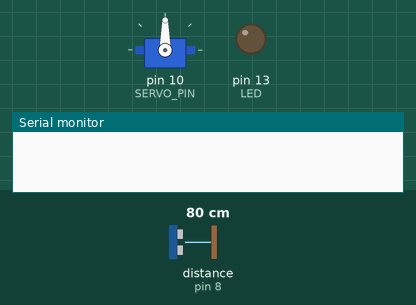
Recording of a sketch running on a simulated Arduino Uno, built with avr-gcc and run on an emulated ATmega328P. Shown: servo, output pins drawn as LEDs (lit = HIGH), the last lines printed to the serial monitor. Wiring (inferred from the names in the program): ultrasonic range finder: trigger pin 7; echo pin 8. Inputs (shaded band) come from the test bench; at power-on: distance to the obstacle (sensor on pin 8) 80 cm. The echo pulse lasts 58.3 µs per cm; pins used as bus, display or sensor lines are not drawn.

Above: at 0.05 s.
At 0.65 s:
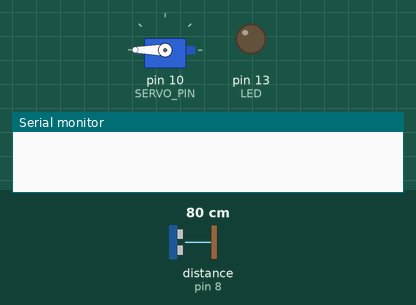
At 1.3 s:
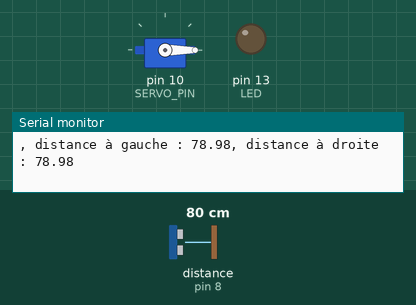
Timing chart, 0 to 3.0 s (numbered marks = the images above):
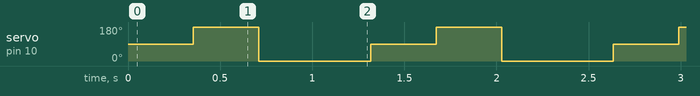

The sketch:

Distance_Servo_AGD.ino
```cpp
#include <Servo.h>

#define TRIG_PIN   7
#define ECHO_PIN   8
#define LED       13
#define SERVO_PIN 10

#define devant 90
#define gauche 180
#define droite 0

Servo monServo;

void setup() {
  pinMode(TRIG_PIN, OUTPUT);
  pinMode(ECHO_PIN, INPUT);
  pinMode(LED, OUTPUT);

  monServo.attach(SERVO_PIN);

  Serial.begin(9600);
}

void loop() {
  monServo.write(devant);
  delay(250);
  float distanceDevant = capteurDistance();
  delay(100);

  monServo.write(gauche);
  delay(250);
  float distanceGauche = capteurDistance();
  delay(100);

  monServo.write(droite);
  delay(250);
  float distanceDroite = capteurDistance();
  delay(100);

  Serial.print(", distance à gauche : ");
  Serial.print(distanceGauche);
  Serial.print(", distance à droite : ");
  Serial.println(distanceDroite);
  delay(250);
}

float capteurDistance() {
  digitalWrite(TRIG_PIN, HIGH);
  delayMicroseconds(10);
  digitalWrite(TRIG_PIN, LOW);
  delayMicroseconds(10);

  long temps = pulseIn(ECHO_PIN, HIGH);

  // calculer la distance en centimètres
  float distance = (temps * 340.0 / 10000.0) / 2.0;

  return distance;
}
```

Measured:
- by itself, servo on pin 10 (SERVO_PIN): repeats every 1.3 s: 0° 0.61 s, 90° 0.36 s, 180° 0.36 s
